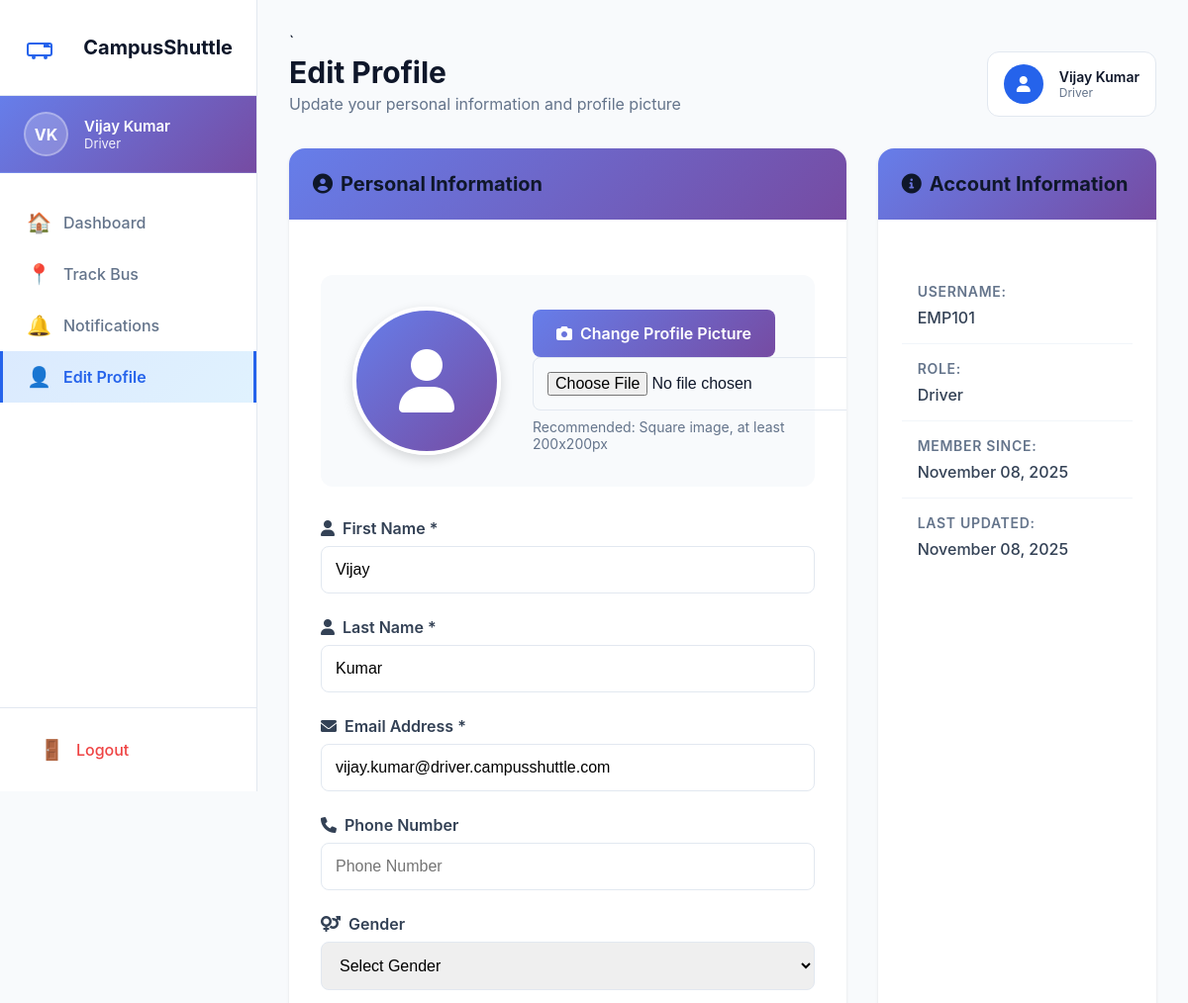
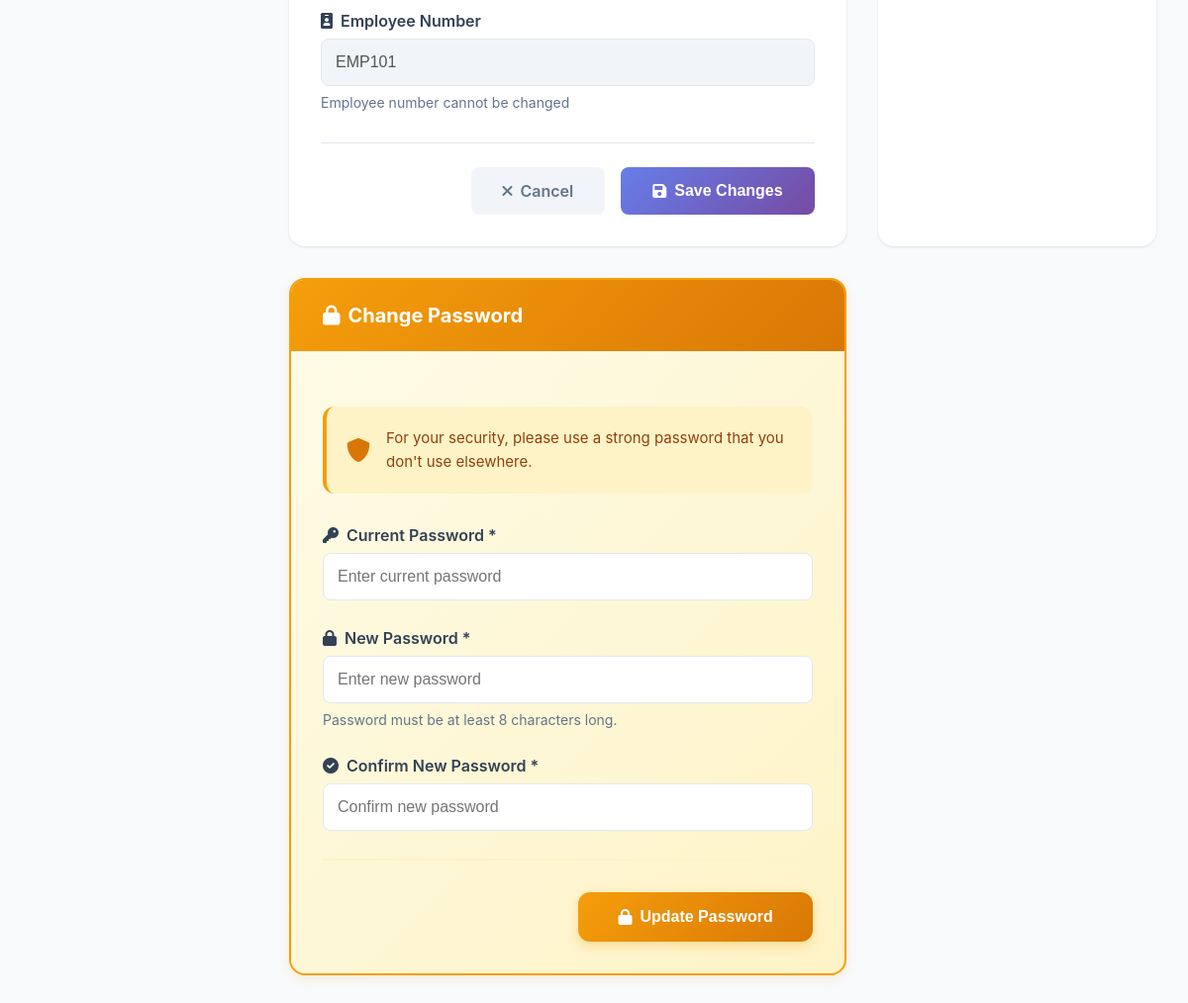
Page /profile/edit/ (signed in) on the committed database (2 pictures, top to bottom).
### core/models.py (models this page shows, shortened)
class User(AbstractUser):
    ROLE_CHOICES = [
        ('admin', 'Admin'),
        ('driver', 'Driver'),
        ('student', 'Student'),
    ]
    GENDER_CHOICES = [
        ('male', 'Male'),
        ('female', 'Female'),
        ('other', 'Other'),
    ]
    role = models.CharField(max_length=10, choices=ROLE_CHOICES, default='student')
    usn = models.CharField(max_length=20, unique=True, null=True, blank=True, verbose_name='USN')
    emp_no = models.CharField(max_length=20, unique=True, null=True, blank=True, verbose_name='Employee Number')
    phone_number = models.CharField(max_length=15, blank=True, null=True)
    gender = models.CharField(max_length=10, choices=GENDER_CHOICES, blank=True, null=True)
    profile_image = models.ImageField(upload_to='profiles/', blank=True, null=True)
    created_at = models.DateTimeField(auto_now_add=True)
    updated_at = models.DateTimeField(auto_now=True)
    groups = models.ManyToManyField(
        'auth.Group',
        verbose_name='groups',
        blank=True,
        help_text='The groups this user belongs to.',
        related_name='custom_user_set',
        related_query_name='custom_user',
    )
    user_permissions = models.ManyToManyField(
        'auth.Permission',
        verbose_name='user permissions',
        blank=True,
        help_text='Specific permissions for this user.',
        related_name='custom_user_set',
        related_query_name='custom_user',
    )
    class Meta:
        ordering = ['-created_at']

### core/views.py (the view, shortened to what this page needs)
# urls.py: path('profile/edit/', views.edit_profile, name='edit_profile'),
@login_required
def edit_profile(request):
    profile_form = ProfileEditForm(instance=request.user)
    password_form = PasswordChangeForm(user=request.user)
    context = {
        'profile_form': profile_form,
        'password_form': password_form,
    }
    return render(request, 'core/edit_profile.html', context)

### core/templates/core/edit_profile.html (shortened to what this page needs)
{% load static %}
<!DOCTYPE html>
<html lang="en">
<head>
    <link rel="stylesheet" href="{% static 'core/css/dashboard.css' %}">
    <link rel="stylesheet" href="https://cdnjs.cloudflare.com/ajax/libs/font-awesome/6.0.0/css/all.min.css">
</head>
<body>
        <div class="dashboard-container">
        <aside class="sidebar">
            <div class="sidebar-header">
                <span class="brand-name">CampusShuttle</span>
            </div>
            <div class="sidebar-profile">
                {% if user.profile_image %}
                    <img src="{{ user.profile_image.url }}" alt="Profile" class="sidebar-avatar-img">
                {% else %}
                    <div class="sidebar-avatar">{{ user.first_name.0 }}{{ user.last_name.0 }}</div>
                {% endif %}
                <div class="sidebar-user-info">
                    <div class="sidebar-user-name">{{ user.get_full_name }}</div>
                    <div class="sidebar-user-role">{{ user.get_role_display }}</div>
                </div>
            </div>
            <nav class="sidebar-nav">
                <a href="{% url 'core:dashboard' %}" class="nav-item">
                    <span class="nav-icon">🏠</span>
                    <span>Dashboard</span>
                </a>
                {% if user.role == 'student' %}
                <a href="{% url 'core:routes_list' %}" class="nav-item">
                    <span class="nav-icon">🚌</span>
                    <span>Browse Routes</span>
                </a>
                <a href="{% url 'core:my_registration' %}" class="nav-item">
                    <span class="nav-icon">📋</span>
                    <span>My Registration</span>
                </a>
                <a href="{% url 'core:track_bus' %}" class="nav-item">
                    <span class="nav-icon">📍</span>
                    <span>Track Bus</span>
                </a>
                <a href="{% url 'core:student_queries' %}" class="nav-item">
                    <span class="nav-icon">❓</span>
                    <span>My Queries</span>
                </a>
                <a href="{% url 'core:notifications_list' %}" class="nav-item">
                    <span class="nav-icon">🔔</span>
                    <span>Notifications</span>
                </a>
                <a href="{% url 'core:edit_profile' %}" class="nav-item active">
                    <span class="nav-icon">👤</span>
                    <span>Edit Profile</span>
                </a>
                {% elif user.role == 'driver' %}
                <a href="{% url 'core:track_bus' %}" class="nav-item">
                    <span class="nav-icon">📍</span>
                    <span>Track Bus</span>
                </a>
                <a href="{% url 'core:notifications_list' %}" class="nav-item">
                    <span class="nav-icon">🔔</span>
                    <span>Notifications</span>
                </a>
                <a href="{% url 'core:edit_profile' %}" class="nav-item active">
                    <span class="nav-icon">👤</span>
                    <span>Edit Profile</span>
                </a>
                {% endif %}
            </nav>
            <div class="sidebar-footer">
                <a href="{% url 'core:logout' %}" class="logout-btn">
                    <span class="nav-icon">🚪</span>
                    <span>Logout</span>
                </a>
            </div>
        </aside>
        <main class="main-content">`
            <div class="dashboard-header">
                <div class="header-left">
                    <h1>Edit Profile</h1>
                    <p>Update your personal information and profile picture</p>
                </div>
                <div class="user-profile">
                    {% if user.profile_image %}
                        <img src="{{ user.profile_image.url }}" alt="Profile" class="profile-avatar">
                    {% else %}
                        <div class="avatar-placeholder">
                            <i class="fas fa-user"></i>
                        </div>
                    {% endif %}
                    <div class="user-info">
                        <div class="user-name">{{ user.get_full_name }}</div>
                        <div class="user-role">{{ user.get_role_display }}</div>
                    </div>
                </div>
            </div>
            <div class="profile-edit-container">
                <div class="profile-card">
                    <div class="card-header">
                        <h2><i class="fas fa-user-circle"></i> Personal Information</h2>
                    </div>
                    <form method="POST" enctype="multipart/form-data" class="profile-form">
                        <div class="profile-picture-section">
                            <div class="current-picture">
                                {% if user.profile_image %}
                                    <img src="{{ user.profile_image.url }}" alt="Profile" id="profilePreview">
                                {% else %}
                                    <div class="no-picture" id="profilePreview">
                                        <i class="fas fa-user fa-4x"></i>
                                    </div>
                                {% endif %}
                            </div>
                            <div class="picture-upload">
                                <label for="{{ profile_form.profile_image.id_for_label }}" class="upload-label">
                                    <i class="fas fa-camera"></i>
                                    <span>Change Profile Picture</span>
                                </label>
                                {{ profile_form.profile_image }}
                                <p class="help-text">Recommended: Square image, at least 200x200px</p>
                            </div>
                        </div>
                        <div class="form-grid">
                            <div class="form-group">
                                <label for="{{ profile_form.first_name.id_for_label }}">
                                    <i class="fas fa-user"></i> First Name *
                                </label>
                                {{ profile_form.first_name }}
                            </div>
                            <div class="form-group">
                                <label for="{{ profile_form.last_name.id_for_label }}">
                                    <i class="fas fa-user"></i> Last Name *
                                </label>
                                {{ profile_form.last_name }}
                            </div>
                            <div class="form-group">
                                <label for="{{ profile_form.email.id_for_label }}">
                                    <i class="fas fa-envelope"></i> Email Address *
                                </label>
                                {{ profile_form.email }}
                            </div>
                            <div class="form-group">
                                <label for="{{ profile_form.phone_number.id_for_label }}">
                                    <i class="fas fa-phone"></i> Phone Number
                                </label>
                                {{ profile_form.phone_number }}
                            </div>
                            <div class="form-group">
                                <label for="{{ profile_form.gender.id_for_label }}">
                                    <i class="fas fa-venus-mars"></i> Gender
                                </label>
                                {{ profile_form.gender }}
                            </div>
                            {% if user.role == 'student' %}
                            <div class="form-group">
                                <label>
                                    <i class="fas fa-id-card"></i> USN
                                </label>
                                <input type="text" class="form-input" value="{{ user.usn }}" disabled>
                                <p class="help-text">USN cannot be changed</p>
                            </div>
                            {% elif user.role == 'driver' %}
                            <div class="form-group">
                                <label>
                                    <i class="fas fa-id-badge"></i> Employee Number
                                </label>
                                <input type="text" class="form-input" value="{{ user.emp_no }}" disabled>
                                <p class="help-text">Employee number cannot be changed</p>
                            </div>
                            {% endif %}
                        </div>
                        <div class="form-actions">
                            <a href="{% url 'core:dashboard' %}" class="btn-secondary">
                                <i class="fas fa-times"></i> Cancel
                            </a>
                            <button type="submit" class="btn-primary">
                                <i class="fas fa-save"></i> Save Changes
                            </button>
                        </div>
                    </form>
                </div>
                <div class="info-card">
                    <div class="card-header">
                        <h3><i class="fas fa-info-circle"></i> Account Information</h3>
                    </div>
                    <div class="info-content">
                        <div class="info-item">
                            <span class="info-label">Username:</span>
                            <span class="info-value">{{ user.username }}</span>
                        </div>
                        <div class="info-item">
                            <span class="info-label">Role:</span>
                            <span class="info-value">{{ user.get_role_display }}</span>
                        </div>
                        <div class="info-item">
                            <span class="info-label">Member Since:</span>
                            <span class="info-value">{{ user.created_at|date:"F d, Y" }}</span>
                        </div>
                        <div class="info-item">
                            <span class="info-label">Last Updated:</span>
                            <span class="info-value">{{ user.updated_at|date:"F d, Y" }}</span>
                        </div>
                    </div>
                </div>
                <div class="profile-card password-card">
                    <div class="card-header">
                        <h2><i class="fas fa-lock"></i> Change Password</h2>
                    </div>
                    <form method="POST" class="password-form">
                        <div class="password-info">
                            <i class="fas fa-shield-alt"></i>
                            <p>For your security, please use a strong password that you don't use elsewhere.</p>
                        </div>
                        <div class="form-group">
                            <label for="{{ password_form.current_password.id_for_label }}">
                                <i class="fas fa-key"></i> Current Password *
                            </label>
                            {{ password_form.current_password }}
                        </div>
                        <div class="form-group">
                            <label for="{{ password_form.new_password.id_for_label }}">
                                <i class="fas fa-lock"></i> New Password *
                            </label>
                            {{ password_form.new_password }}
                            <p class="help-text">{{ password_form.new_password.help_text }}</p>
                        </div>
                        <div class="form-group">
                            <label for="{{ password_form.confirm_password.id_for_label }}">
                                <i class="fas fa-check-circle"></i> Confirm New Password *
                            </label>
                            {{ password_form.confirm_password }}
                        </div>
                        <div class="form-actions">
                            <button type="submit" class="btn-password">
                                <i class="fas fa-lock"></i> Update Password
                            </button>
                        </div>
                    </form>
                </div>
            </div>
        </main>
    </div>
</body>
</html>

### rows in the picture
User: first_name.0 "V", last_name.0 "K", get_full_name "Vijay Kumar", role "Driver", first_name "Vijay", last_name "Kumar", email "vijay.kumar@driver.campusshuttle.com", gender "Select Gender", emp_no "EMP101", username "EMP101", created_at "November 08, 2025", updated_at "November 08, 2025"

### other values in the picture
{{ password_form.new_password.help_text }} "Password must be at least 8 characters long."
